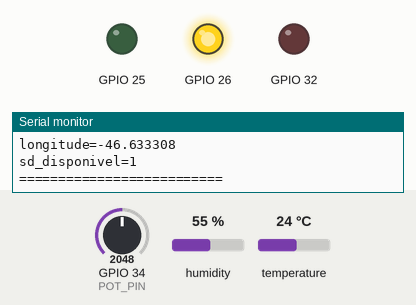
The sketch below on a simulated ESP32. On the bench: output pins drawn as LEDs (lit = HIGH), the last lines printed to the serial monitor. The inputs (shaded band) are chosen by the test bench; at power-on: humidity 55 %, GPIO 34 (POT_PIN) = 2048, temperature 24 °C (analog values on the 0–4095 scale). Storage starts empty.

Above: at 1.4 s.
1.5 s: humidity set to 27 %
5.3 s: humidity set to 24 %
At 9.3 s:
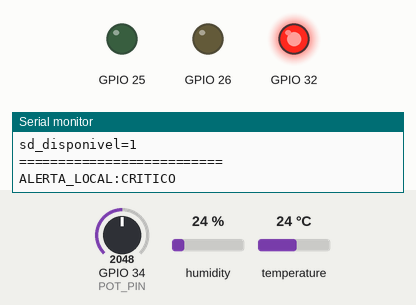
9.6 s: GPIO 34 (POT_PIN) set to 1655
16.6 s: GPIO 34 (POT_PIN) set to 1551
At 17.7 s:
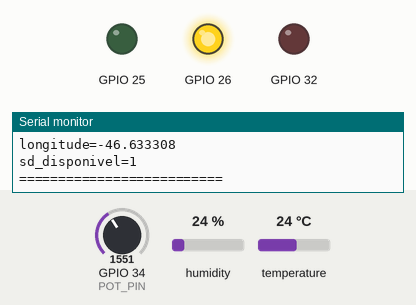
18.3 s: humidity set to 34 %
21.4 s: humidity set to 37 %
At 25.1 s:
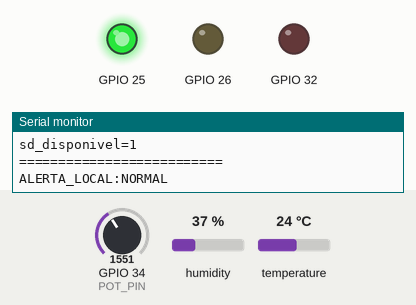
Timing chart, 0 to 26.6 s (numbered marks = the images above; inputs shaded):
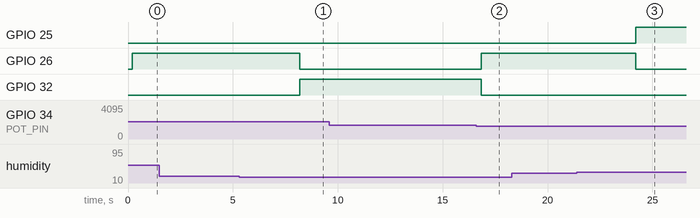

The sketch:

main.ino
```cpp
#include <Arduino.h>
#include <SPI.h>
#include <SD.h>
#include <TinyGPS++.h>
#include <DHT.h>
#include <math.h>

#include "TarsStateTracker.h"

#ifndef TARS_SIMULATED_GPS
#define TARS_SIMULATED_GPS 1
#endif

namespace Config
{
  constexpr char SENSOR_CODIGO[] = "TARS-ESP32-001";

  constexpr uint8_t POT_PIN = 34;
  constexpr uint8_t DHT_PIN = 27;

  constexpr uint8_t LED_NORMAL = 25;
  constexpr uint8_t LED_ATTENTION = 26;
  constexpr uint8_t LED_CRITICAL = 32;

  constexpr uint8_t SD_CS = 5;
  constexpr uint8_t SD_SCK = 18;
  constexpr uint8_t SD_MISO = 19;
  constexpr uint8_t SD_MOSI = 23;

  constexpr uint8_t GPS_RX = 16;
  constexpr uint8_t GPS_TX = 17;

  constexpr uint32_t READ_INTERVAL_MS = 40;

  constexpr uint32_t ENV_INTERVAL_MS = 2000;

  constexpr uint32_t SERIAL_INTERVAL_MS = 5000;

  constexpr uint32_t RETRY_INTERVAL_MS = 1000;

  constexpr double SIMULATED_LAT = -23.550520;
  constexpr double SIMULATED_LON = -46.633308;

  constexpr uint32_t MAX_EVENT_ID = 9999999UL;

  constexpr char EVENTS_PATH[] = "/EVENTOS.CSV";
  constexpr char SESSION_PATH[] = "/SESSAO.TXT";

  constexpr char CSV_HEADER[] =
      "sensor_codigo,"
      "sessao_coleta,"
      "evento,"
      "timestamp_ms,"
      "timestamp_utc,"
      "origem_gps,"
      "gps_valido,"
      "latitude,"
      "longitude,"
      "previsao_alta,"
      "classe,"
      "adc\n";
}

enum AlertLevel : uint8_t
{
  NORMAL = 0,
  ATTENTION = 1,
  CRITICAL = 2
};

struct LocationSnapshot
{
  bool valid;
  double latitude;
  double longitude;
  String utc;
  const char *source;
};

TinyGPSPlus gps;
HardwareSerial gpsSerial(2);
DHT dht(Config::DHT_PIN, DHT22);
TarsStateTracker stateTracker;

uint32_t nextEventId = 1;
uint32_t sessionNumber = 0;

uint32_t lastReadMs = 0;
uint32_t lastEnvironmentMs = 0;
uint32_t lastSerialMs = 0;
uint32_t lastPersistAttemptMs = 0;

String sessionCode;

float temperature = NAN;
float humidity = NAN;

bool environmentValid = false;
bool sdReady = false;
bool pendingHistory = false;

String pendingHistoryRow;

AlertLevel alertLevel = ATTENTION;

const char *alertName(AlertLevel level)
{
  switch (level)
  {
  case NORMAL:
    return "NORMAL";

  case ATTENTION:
    return "ATENCAO";

  case CRITICAL:
    return "CRITICO";
  }

  return "DESCONHECIDO";
}

void eventPath(uint32_t eventId, char (&path)[16])
{
  snprintf(
      path,
      sizeof(path),
      "/E%07lu.CSV",
      static_cast<unsigned long>(eventId));
}

bool initializeSession()
{
  uint32_t previousSession = 0;

  if (SD.exists(Config::SESSION_PATH))
  {
    File file = SD.open(
        Config::SESSION_PATH,
        FILE_READ);

    if (!file)
      return false;

    previousSession = file.parseInt();
    file.close();
  }

  if (previousSession == UINT32_MAX)
  {
    return false;
  }

  sessionNumber = previousSession + 1;

  if (SD.exists(Config::SESSION_PATH))
  {
    if (!SD.remove(Config::SESSION_PATH))
    {
      return false;
    }
  }

  File file = SD.open(
      Config::SESSION_PATH,
      FILE_WRITE);

  if (!file)
    return false;

  String value = String(sessionNumber);

  bool success =
      file.print(value) == value.length();

  file.flush();
  file.close();

  if (!success)
    return false;

  sessionCode =
      String(Config::SENSOR_CODIGO) +
      "-S" +
      String(sessionNumber);

  return true;
}

bool prepareSd()
{
  SPI.begin(
      Config::SD_SCK,
      Config::SD_MISO,
      Config::SD_MOSI,
      Config::SD_CS);

  if (!SD.begin(
          Config::SD_CS,
          SPI,
          4000000U))
  {
    return false;
  }

  for (
      uint32_t id = 1;
      id <= Config::MAX_EVENT_ID;
      ++id)
  {

    char path[16];
    eventPath(id, path);

    if (!SD.exists(path))
    {
      nextEventId = id;
      return initializeSession();
    }
  }

  return false;
}

void readGpsBytes()
{
#if !TARS_SIMULATED_GPS
  while (gpsSerial.available() > 0)
  {
    gps.encode(gpsSerial.read());
  }
#endif
}

LocationSnapshot readLocation()
{
#if TARS_SIMULATED_GPS

  return {
      true,
      Config::SIMULATED_LAT,
      Config::SIMULATED_LON,
      "",
      "SIMULADO_WOKWI"};

#else

  LocationSnapshot location = {
      false,
      0.0,
      0.0,
      "",
      "NEO6M_UART"};

  if (
      gps.location.isValid() &&
      gps.location.age() < 5000)
  {

    location.valid = true;
    location.latitude = gps.location.lat();
    location.longitude = gps.location.lng();
  }

  if (
      gps.date.isValid() &&
      gps.time.isValid() &&
      gps.date.age() < 5000 &&
      gps.time.age() < 5000)
  {

    char buffer[25];

    snprintf(
        buffer,
        sizeof(buffer),
        "%04u-%02u-%02uT%02u:%02u:%02uZ",
        gps.date.year(),
        gps.date.month(),
        gps.date.day(),
        gps.time.hour(),
        gps.time.minute(),
        gps.time.second());

    location.utc = buffer;
  }

  return location;

#endif
}

void readEnvironment()
{
  float newTemperature = dht.readTemperature();
  float newHumidity = dht.readHumidity();

  if (
      isnan(newTemperature) ||
      isnan(newHumidity))
  {

    environmentValid = false;

    Serial.println(
        "AVISO: leitura DHT22 invalida.");

    return;
  }

  temperature = newTemperature;
  humidity = newHumidity;

  environmentValid = true;
}
AlertLevel classifyAlert(int prediction)
{
  if (!environmentValid)
  {
    return ATTENTION;
  }

  const bool severeEnvironment =
      temperature >= 35.0f ||
      humidity >= 85.0f ||
      humidity <= 25.0f;

  const bool moderateEnvironment =
      temperature >= 30.0f ||
      humidity >= 70.0f ||
      humidity <= 35.0f;

  if (prediction == 1 && severeEnvironment)
  {
    return CRITICAL;
  }

  if (
      prediction == 1 ||
      severeEnvironment ||
      moderateEnvironment)
  {

    return ATTENTION;
  }

  return NORMAL;
}

void updateActuators()
{
  digitalWrite(
      Config::LED_NORMAL,
      alertLevel == NORMAL ? HIGH : LOW);

  digitalWrite(
      Config::LED_ATTENTION,
      alertLevel == ATTENTION ? HIGH : LOW);

  digitalWrite(
      Config::LED_CRITICAL,
      alertLevel == CRITICAL ? HIGH : LOW);
}

void refreshAlert()
{
  AlertLevel newLevel =
      classifyAlert(stateTracker.state());

  if (newLevel != alertLevel)
  {
    alertLevel = newLevel;

    Serial.print("ALERTA_LOCAL:");
    Serial.println(alertName(alertLevel));
  }

  updateActuators();
}

String buildCsvRow(
    uint32_t eventId,
    uint32_t elapsedMs,
    uint16_t adc,
    int modelOutput,
    const LocationSnapshot &location)
{

  String row;
  row.reserve(240);

  row += Config::SENSOR_CODIGO;
  row += ',';

  row += sessionCode;
  row += ',';

  row += String(eventId);
  row += ',';

  row += String(elapsedMs);
  row += ',';

  row += location.utc;
  row += ',';

  row += location.source;
  row += ',';

  row += location.valid ? "1" : "0";
  row += ',';

  if (location.valid)
  {
    row += String(location.latitude, 6);
  }

  row += ',';

  if (location.valid)
  {
    row += String(location.longitude, 6);
  }

  row += ',';

  row += String(modelOutput);
  row += ',';

  row += modelOutput == 1
             ? "ALTA"
             : "NAO_ALTA";

  row += ',';

  row += String(adc);
  row += '\n';

  return row;
}

bool writeEventFile(
    uint32_t eventId,
    const String &row)
{

  char path[16];
  eventPath(eventId, path);

  if (SD.exists(path))
  {
    Serial.println(
        "ERRO: arquivo de evento ja existente.");

    return false;
  }

  File file = SD.open(path, FILE_WRITE);

  if (!file)
    return false;

  bool headerOk =
      file.print(Config::CSV_HEADER) ==
      strlen(Config::CSV_HEADER);

  bool rowOk =
      file.print(row) == row.length();

  file.flush();
  file.close();

  if (!headerOk || !rowOk)
  {
    SD.remove(path);
    return false;
  }

  Serial.print("CSV salvo: ");
  Serial.println(path);

  return true;
}

bool appendHistory(const String &row)
{
  bool newFile =
      !SD.exists(Config::EVENTS_PATH);

  File history = SD.open(
      Config::EVENTS_PATH,
      FILE_APPEND);

  if (!history)
    return false;

  bool success = true;

  if (newFile)
  {
    success =
        history.print(Config::CSV_HEADER) ==
        strlen(Config::CSV_HEADER);
  }

  if (success)
  {
    success =
        history.print(row) == row.length();
  }

  history.flush();
  history.close();

  return success;
}

void printStatus()
{
  LocationSnapshot location = readLocation();

  Serial.println();
  Serial.println("========== TARS ==========");

  Serial.print("sensor_codigo=");
  Serial.println(Config::SENSOR_CODIGO);

  Serial.print("sessao_coleta=");
  Serial.println(sessionCode);

  Serial.print("timestamp_ms=");
  Serial.println(millis());

  Serial.print("previsao_alta=");
  Serial.println(stateTracker.state());

  Serial.print("classe=");
  Serial.println(
      stateTracker.state() == 1
          ? "ALTA"
          : "NAO_ALTA");

  Serial.print("nivel_alerta=");
  Serial.println(alertName(alertLevel));

  Serial.print("temperatura_c=");
  if (environmentValid)
  {
    Serial.println(temperature, 2);
  }
  else
  {
    Serial.println("INDISPONIVEL");
  }

  Serial.print("umidade_pct=");
  if (environmentValid)
  {
    Serial.println(humidity, 2);
  }
  else
  {
    Serial.println("INDISPONIVEL");
  }

  Serial.print("origem_gps=");
  Serial.println(location.source);

  Serial.print("gps_valido=");
  Serial.println(location.valid ? 1 : 0);

  if (location.valid)
  {
    Serial.print("latitude=");
    Serial.println(location.latitude, 6);

    Serial.print("longitude=");
    Serial.println(location.longitude, 6);
  }

  Serial.print("sd_disponivel=");
  Serial.println(sdReady ? 1 : 0);

  Serial.println("==========================");
  Serial.println();
}

bool persistTransition(
    uint16_t adc,
    uint32_t nowMs)
{

  if (!sdReady)
    return false;

  if (nextEventId > Config::MAX_EVENT_ID)
  {
    Serial.println("ERRO: limite de eventos.");
    return false;
  }

  int modelOutput =
      stateTracker.pendingState();

  if (modelOutput != 0 && modelOutput != 1)
  {
    return false;
  }

  LocationSnapshot location =
      readLocation();

  String row = buildCsvRow(
      nextEventId,
      nowMs,
      adc,
      modelOutput,
      location);

  if (!writeEventFile(nextEventId, row))
  {
    return false;
  }

  if (!appendHistory(row))
  {
    Serial.println(
        "AVISO: historico nao atualizado.");

    pendingHistory = true;
    pendingHistoryRow = row;
  }

  Serial.print("EVENTO_CONFIRMADO:");
  Serial.println(nextEventId);

  Serial.print("CSV_ROW:");
  Serial.print(row);

  ++nextEventId;

  return true;
}

void retryHistory()
{
  if (!sdReady || !pendingHistory)
  {
    return;
  }

  if (appendHistory(pendingHistoryRow))
  {
    pendingHistory = false;
    pendingHistoryRow = "";

    Serial.println(
        "HISTORICO_RECUPERADO");
  }
}

void setup()
{
  Serial.begin(115200);
  delay(150);

  analogReadResolution(12);

  pinMode(Config::POT_PIN, INPUT);

  pinMode(Config::LED_NORMAL, OUTPUT);
  pinMode(Config::LED_ATTENTION, OUTPUT);
  pinMode(Config::LED_CRITICAL, OUTPUT);

  digitalWrite(Config::LED_NORMAL, LOW);
  digitalWrite(Config::LED_ATTENTION, LOW);
  digitalWrite(Config::LED_CRITICAL, LOW);

  dht.begin();

#if !TARS_SIMULATED_GPS

  gpsSerial.begin(
      9600,
      SERIAL_8N1,
      Config::GPS_RX,
      Config::GPS_TX);

#endif

  Serial.println();
  Serial.println("TARS | AICSS Global Solution");
  Serial.println("ESP32 | CitizenTech");
  Serial.println("Modelo de IA: SIMULADO");
  Serial.println("Alimento: arroz");
  Serial.println();

  sdReady = prepareSd();

  if (!sdReady)
  {
    Serial.println(
        "AVISO: microSD indisponivel.");
    Serial.println(
        "Alertas locais continuam ativos.");
  }
  else
  {
    Serial.print("Sessao: ");
    Serial.println(sessionCode);

    Serial.print("Proximo evento: ");
    Serial.println(nextEventId);
  }

#if TARS_SIMULATED_GPS

  Serial.println(
      "GPS: coordenadas ficticias do Wokwi.");

#else

  Serial.println(
      "GPS: modulo NEO-6M via UART2.");

#endif

  uint32_t now = millis();

  uint16_t initialAdc =
      analogRead(Config::POT_PIN);

  stateTracker.begin(initialAdc, now);

  readEnvironment();
  refreshAlert();

  lastReadMs = now;
  lastEnvironmentMs = now;
  lastSerialMs = now;

  Serial.println(
      "ADC: leitura a cada 40 ms.");

  Serial.println(
      "DHT22: leitura a cada 2000 ms.");

  Serial.println(
      "Serial: estado a cada 5000 ms.");

  Serial.println(
      "Debounce da classificacao: 200 ms.");

  Serial.println(
      "O estado inicial nao gera CSV.");

  printStatus();
}

void loop()
{
  readGpsBytes();

  uint32_t now = millis();

  if (
      static_cast<uint32_t>(
          now - lastEnvironmentMs) >=
      Config::ENV_INTERVAL_MS)
  {

    lastEnvironmentMs = now;

    readEnvironment();
    refreshAlert();
  }

  if (
      static_cast<uint32_t>(
          now - lastReadMs) >=
      Config::READ_INTERVAL_MS)
  {

    lastReadMs = now;

    uint16_t adc =
        analogRead(Config::POT_PIN);

    bool ready =
        stateTracker.transitionReady(adc, now);

    if (ready)
    {
      bool canRetry =
          lastPersistAttemptMs == 0 ||
          static_cast<uint32_t>(
              now - lastPersistAttemptMs) >=
              Config::RETRY_INTERVAL_MS;

      if (canRetry)
      {
        lastPersistAttemptMs = now;

        if (persistTransition(adc, now))
        {
          stateTracker.confirmPersisted();

          lastPersistAttemptMs = 0;

          refreshAlert();
          printStatus();
        }
        else
        {
          Serial.println(
              "Falha ao salvar CSV. "
              "Nova tentativa em 1 segundo.");
        }
      }
    }
    else
    {
      lastPersistAttemptMs = 0;
    }
  }

  if (
      static_cast<uint32_t>(
          now - lastSerialMs) >=
      Config::SERIAL_INTERVAL_MS)
  {

    lastSerialMs = now;

    printStatus();
  }
}
```

TarsStateTracker.h
```cpp
#ifndef TARS_STATE_TRACKER_H
#define TARS_STATE_TRACKER_H

#include <stdint.h>

// Transicoes logicas 0/1 com histerese e debounce.
// Sem dependencias Arduino: a maquina de estados pode ser testada no computador.
class TarsStateTracker {
public:
  static const uint16_t ADC_LIMIAR_SUBIDA = 2500;
  static const uint16_t ADC_LIMIAR_DESCIDA = 1600;
  static const uint16_t ADC_LIMIAR_INICIAL = 2048;
  static const uint32_t DEBOUNCE_MS = 200;

  TarsStateTracker() : initialized_(false), stable_(0), candidate_(0), candidateSince_(0) {}

  void begin(uint16_t adc, uint32_t nowMs) {
    stable_ = adc >= ADC_LIMIAR_INICIAL ? 1 : 0;
    candidate_ = stable_;
    candidateSince_ = nowMs;
    initialized_ = true;
  }

  // Retorna true enquanto houver uma transicao estavel pendente de persistencia.
  // A alteracao so e confirmada apos o arquivo CSV ser gravado com sucesso.
  bool transitionReady(uint16_t adc, uint32_t nowMs) {
    if (!initialized_) {
      begin(adc, nowMs);
      return false;
    }

    int observed = stable_;
    if (stable_ == 0 && adc >= ADC_LIMIAR_SUBIDA) {
      observed = 1;
    } else if (stable_ == 1 && adc <= ADC_LIMIAR_DESCIDA) {
      observed = 0;
    }

    if (observed != candidate_) {
      candidate_ = observed;
      candidateSince_ = nowMs;
    }

    return candidate_ != stable_ &&
           static_cast<uint32_t>(nowMs - candidateSince_) >= DEBOUNCE_MS;
  }

  void confirmPersisted() {
    if (initialized_) {
      stable_ = candidate_;
    }
  }

  int state() const { return stable_; }
  int pendingState() const { return candidate_; }
  bool initialized() const { return initialized_; }

private:
  bool initialized_;
  int stable_;
  int candidate_;
  uint32_t candidateSince_;
};

#endif
```

Measured:
- the behaviour switches between 26 and 25 % on humidity (found by bisection; images 0 and 1)
- the behaviour switches between 1601 and 1600 on GPIO 34 (POT_PIN) (found by bisection; images 1 and 2)
- the behaviour switches between 35 and 36 % on humidity (found by bisection; images 2 and 3)
- after the input at 5.3 s, GPIO 26: HIGH → LOW after 2.9 s; GPIO 32: LOW → HIGH after 2.9 s
- after the input at 16.6 s, GPIO 26: LOW → HIGH after 0.25 s; GPIO 32: HIGH → LOW after 0.25 s
- after the input at 21.4 s, GPIO 25: LOW → HIGH after 2.8 s; GPIO 26: HIGH → LOW after 2.8 s
